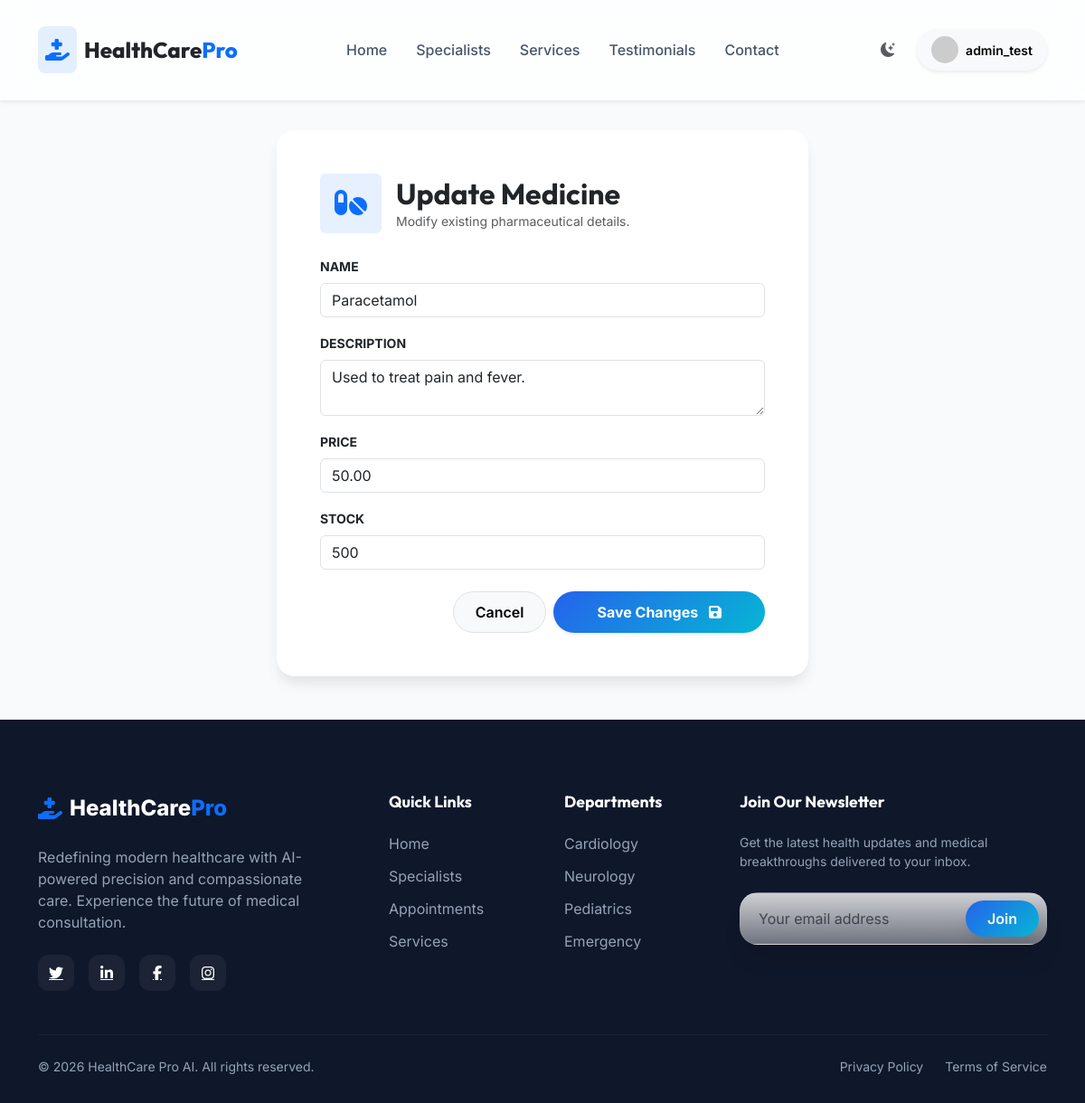
The page /edit-medicine/1/ (signed in) on the database its author committed.
### appointments/models.py (models this page shows, shortened)
class Medicine(models.Model):
    name = models.CharField(max_length=200)
    description = models.TextField(blank=True)
    price = models.DecimalField(max_digits=10, decimal_places=2, default=100.00)
    stock = models.PositiveIntegerField(default=0)

### appointments/views.py (the view)
# urls.py: path('edit-medicine/<int:medicine_id>/', views.edit_medicine, name='edit_medicine'),
@login_required
def edit_medicine(request, medicine_id):
    if not request.user.is_superuser:
        raise PermissionDenied
    medicine = get_object_or_404(Medicine, id=medicine_id)
    if request.method == 'POST':
        form = MedicineForm(request.POST, instance=medicine)
        if form.is_valid():
            form.save()
            messages.success(request, f"{medicine.name} updated successfully!")
            return redirect('medicine_list')
    else:
        form = MedicineForm(instance=medicine)
    return render(request, 'appointments/add_medicine.html', {'form': form, 'edit_mode': True})

### appointments/forms.py (shortened to what this page needs)
class MedicineForm(forms.ModelForm):
    class Meta:
        model = Medicine
        fields = ['name', 'description', 'price', 'stock']
        widgets = {
            'name': forms.TextInput(attrs={'class': 'form-control', 'placeholder': 'Medicine Name'}),
            'description': forms.Textarea(attrs={'class': 'form-control', 'rows': 2, 'placeholder': 'Optional description...'}),
            'price': forms.NumberInput(attrs={'class': 'form-control', 'placeholder': '0.00'}),
            'stock': forms.NumberInput(attrs={'class': 'form-control', 'placeholder': 'Available quantity'}),
        }

### appointments/templates/appointments/add_medicine.html (shortened to what this page needs)
{% extends 'base.html' %}
{% block content %}
<div class="row justify-content-center py-5" data-aos="fade-up">
    <div class="col-md-6">
        <div class="card border-0 shadow-lg p-4 p-md-5">
            <div class="d-flex align-items-center mb-4">
                <div class="bg-primary bg-opacity-10 text-primary rounded p-3 me-3">
                    <i class="fas fa-pills fa-2x"></i>
                </div>
                <div>
                    <h2 class="fw-bold mb-0">{% if edit_mode %}Update Medicine{% else %}Inventory Registry{% endif %}</h2>
                    <p class="text-muted small mb-0">{% if edit_mode %}Modify existing pharmaceutical details.{% else %}Add new pharmaceutical details to the system.{% endif %}</p>
                </div>
            </div>
            <form method="post">
                {% for field in form %}
                    <div class="mb-3">
                        <label class="form-label small fw-bold text-uppercase ls-wide">{{ field.label }}</label>
                        {{ field }}
                    </div>
                {% endfor %}
                <div class="d-grid gap-2 d-md-flex justify-content-md-end mt-4">
                    <a href="{% url 'medicine_list' %}" class="btn btn-light border px-4">Cancel</a>
                    <button type="submit" class="btn btn-primary px-5 fw-bold shadow-sm">
                        {% if edit_mode %}Save Changes{% else %}Register Medicine{% endif %} <i class="fas fa-{% if edit_mode %}save{% else %}plus{% endif %} ms-2"></i>
                    </button>
                </div>
            </form>
        </div>
    </div>
</div>
{% endblock %}

### templates/includes/navbar.html (shortened to what this page needs)
{% load static %}
<nav class="navbar navbar-expand-lg fixed-top transition-all py-4 {% if not is_home %}glass-nav shadow-sm{% endif %}">
    <div class="container">
        <a class="navbar-brand d-flex align-items-center" href="{% url 'home' %}">
            <div class="bg-primary bg-opacity-10 p-2 rounded-3 me-2">
                <i class="fas fa-hand-holding-medical text-primary heartbeat"></i>
            </div>
            <span class="text-dark">HealthCare<span class="text-primary">Pro</span></span>
        </a>
        <div class="collapse navbar-collapse" id="navbarNav">
            <ul class="navbar-nav mx-auto align-items-center">
                <li class="nav-item"><a class="nav-link" href="{% url 'home' %}">Home</a></li>
                <li class="nav-item"><a class="nav-link" href="{% url 'doctor_list' %}">Specialists</a></li>
                <li class="nav-item"><a class="nav-link" href="#services">Services</a></li>
                <li class="nav-item"><a class="nav-link" href="#testimonials">Testimonials</a></li>
                <li class="nav-item"><a class="nav-link" href="#contact">Contact</a></li>
            </ul>
            <div class="d-flex align-items-center gap-3">
                <button id="theme-toggle" class="btn p-2 rounded-circle text-muted hover-bg-light transition-all border-0">
                    <i class="bi bi-moon-stars-fill"></i>
                </button>
                {% if user.is_authenticated %}
                    <div class="dropdown">
                        <a class="btn btn-light rounded-pill px-3 py-2 d-flex align-items-center gap-2 border-0 shadow-sm" href="#" role="button" data-bs-toggle="dropdown">
                            <img src="https://ui-avatars.com/api/?name={{ user.username }}&background=2563EB&color=fff" class="rounded-circle" width="30" height="30">
                            <span class="fw-semibold small">{{ user.username }}</span>
                        </a>
                    </div>
                {% else %}
                    <a href="{% url 'login' %}" class="btn text-primary fw-bold">Sign In</a>
                    <a href="{% url 'doctor_list' %}" class="btn btn-premium btn-primary-grad">
                        Book Appointment <i class="bi bi-arrow-right-short fs-4"></i>
                    </a>
                {% endif %}
            </div>
        </div>
    </div>
</nav>

### static/css/style.css (style rules this page uses)
:root { --primary: #2563EB; --primary-cyan: #06B6D4; --primary-light: #3B82F6; --accent-purple: #8B5CF6; --accent-teal: #14B8A6; --bg-light: #F8FAFC; --bg-soft-blue: #EFF6FF; --white: #FFFFFF; --dark: #0F172A; --dark-lighter: #111827; --grad-primary: linear-gradient(135deg, var(--primary), var(--primary-cyan)); --grad-accent: linear-gradient(135deg, var(--accent-purple), var(--accent-teal)); --grad-surface: linear-gradient(180deg, rgba(255,255,255,0.8) 0%, rgba(255,255,255,0.4) 100%); --shadow-sm: 0 10px 15px -3px rgba(0, 0, 0, 0.1); --shadow-md: 0 20px 25px -5px rgba(0, 0, 0, 0.1); --shadow-lg: 0 25px 50px -12px rgba(0, 0, 0, 0.15); --shadow-glow: 0 0 20px rgba(37, 99, 235, 0.3); --font-heading: 'Outfit', sans-serif; --font-body: 'Inter', sans-serif; --radius-lg: 20px; --radius-xl: 30px; }
body { font-family: var(--font-body); background-color: var(--bg-light); color: var(--dark); transition: background-color 0.3s ease; overflow-x: hidden; }
h1, h2, h3, h4, h5, h6 { font-family: var(--font-heading); font-weight: 700; }
.glass-nav { background: rgba(255, 255, 255, 0.7); backdrop-filter: blur(15px); -webkit-backdrop-filter: blur(15px); border-bottom: 1px solid rgba(255, 255, 255, 0.1); }
.navbar-brand { font-family: var(--font-heading); font-weight: 800; font-size: 1.5rem; }
.nav-link { font-weight: 500; color: #475569 !important; position: relative; padding: 0.5rem 1rem !important; transition: color 0.3s ease; }
.card { border: none !important; border-radius: var(--radius-lg) !important; box-shadow: var(--shadow-sm) !important; transition: all 0.3s ease; }
.btn { border-radius: 99px !important; padding: 10px 24px; font-weight: 600; transition: all 0.3s cubic-bezier(0.4, 0, 0.2, 1); }
.btn-primary { background: var(--grad-primary) !important; border: none !important; box-shadow: var(--shadow-sm); }
.transition-all { transition: all 0.3s cubic-bezier(0.4, 0, 0.2, 1); }

### templates/includes/navbar.html (style rules this page uses)
.heartbeat { display: inline-block; animation: heartbeat 3s infinite; }

### rows shown on the page
Medicine: form "Paracetamol" "Used to treat pain and fever." "50.00" "500"

### other values the page prints
{{ user.username }} "admin_test"
{{ field.label }} "NAME" "DESCRIPTION" "PRICE" "STOCK"
